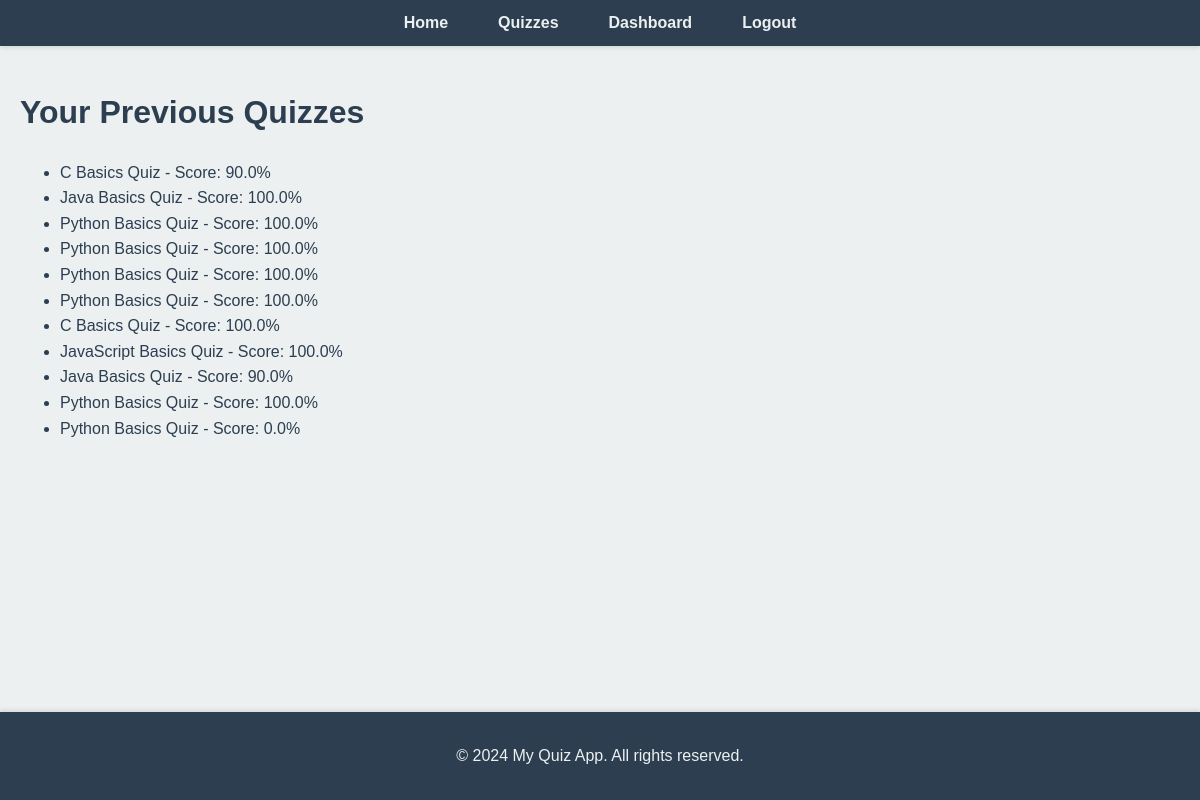
/previous_quizzes/ (signed in), run on the app's committed database.
### learning/models.py (models this page shows, shortened)
class StudentQuiz(models.Model):
    student = models.ForeignKey(Student, on_delete=models.CASCADE)
    quiz = models.ForeignKey(Quiz, on_delete=models.CASCADE)
    score = models.FloatField()
    num_correct = models.IntegerField(default=0)
    num_incorrect = models.IntegerField(default=0)
    completed_at = models.DateTimeField(auto_now_add=True)
    time_taken = models.FloatField(null=True, blank=True)

class Quiz(models.Model):
    title = models.CharField(max_length=200)
    description = models.TextField(blank=True, null=True)
    created_at = models.DateTimeField(auto_now_add=True)

### learning/views.py (the view)
# urls.py: path('previous_quizzes/', views.previous_quizzes, name='previous_quizzes'),
@login_required
def previous_quizzes(request):
    student_quizzes = StudentQuiz.objects.filter(student=request.user.student).order_by('-completed_at')
    return render(request, 'previous_quizzes.html', {'student_quizzes': student_quizzes})

### learning/templates/previous_quizzes.html (shortened to what this page needs)
{% extends 'base.html' %}
{% block content %}
<h1>Your Previous Quizzes</h1>
<ul>
    {% for quiz in student_quizzes %}
        <li>{{ quiz.quiz.title }} - Score: {{ quiz.score }}%</li>
    {% endfor %}
</ul>
{% endblock %}

### learning/templates/base.html (shortened to what this page needs)
<!DOCTYPE html>
<html lang="en">
<head>
    {% load static %}
    <link rel="stylesheet" href="{% static 'css/style.css' %}">
    <link rel="stylesheet" href="https://cdnjs.cloudflare.com/ajax/libs/font-awesome/6.0.0-beta3/css/all.min.css">
</head>
<body>
    <div class="content-wrapper">
        <header>
            <nav>
                <ul>
                    <li><a href="{% url 'home' %}" class="{% if request.resolver_match.url_name == 'home' %}active{% endif %}">Home</a></li>
                    <li><a href="{% url 'quiz_list' %}" class="{% if request.resolver_match.url_name == 'quiz_list' %}active{% endif %}">Quizzes</a></li>
                    <li><a href="{% url 'dashboard' %}" class="{% if request.resolver_match.url_name == 'dashboard' %}active{% endif %}">Dashboard</a></li>
                    <li>
                        <a href="#" onclick="document.getElementById('logout-form').submit(); return false;">Logout</a>
                    </li>
                </ul>
            </nav>
        </header>
        <div class="container">
            {% block content %}{% endblock %}
        </div>
    </div>
    <footer>
        <p>&copy; 2024 My Quiz App. All rights reserved.</p>
    </footer>
</body>
</html>

### static/css/style.css (style rules this page uses)
html, body { height: 100%; margin: 0; padding: 0; display: flex; flex-direction: column; }
body { font-family: 'Segoe UI', Tahoma, Geneva, Verdana, sans-serif; background-color: #f0f2f5; color: #333; line-height: 1.6; flex: 1; }
.container { max-width: 1200px; margin: 0 auto; padding: 20px; flex: 1; }
footer { background-color: #2c3e50; color: #ecf0f1; padding: 15px 0; text-align: center; box-shadow: 0 -2px 4px rgba(0, 0, 0, 0.1); flex-shrink: 0; margin-top: auto; }

### learning/templates/base.html (style rules this page uses)
body { font-family: 'Arial', sans-serif; background-color: #ecf0f1; color: #2c3e50; margin: 0; padding: 0; display: flex; flex-direction: column; min-height: 100vh; }
.content-wrapper { flex: 1; }
header { background-color: #2c3e50; padding: 10px 0; box-shadow: 0 2px 4px rgba(0, 0, 0, 0.1); }
nav ul { list-style-type: none; padding: 0; margin: 0; display: flex; justify-content: center; align-items: center; }
nav ul li { margin: 0 15px; }
nav ul li a { color: #ecf0f1; text-decoration: none; font-weight: bold; padding: 5px 10px; transition: color 0.3s ease; }
.container { padding: 20px; max-width: 1200px; margin: 0 auto; }
footer { background-color: #2c3e50; color: #ecf0f1; padding: 15px 0; text-align: center; box-shadow: 0 -2px 4px rgba(0, 0, 0, 0.1); }

### data on the page
StudentQuiz: quiz "C Basics Quiz", score "90.0"
StudentQuiz: quiz "Java Basics Quiz", score "100.0"
StudentQuiz: quiz "Python Basics Quiz", score "100.0"
StudentQuiz: quiz "Python Basics Quiz", score "100.0"
StudentQuiz: quiz "Python Basics Quiz", score "100.0"
StudentQuiz: quiz "Python Basics Quiz", score "100.0"
StudentQuiz: quiz "C Basics Quiz", score "100.0"
StudentQuiz: quiz "JavaScript Basics Quiz", score "100.0"
StudentQuiz: quiz "Java Basics Quiz", score "90.0"
StudentQuiz: quiz "Python Basics Quiz", score "100.0"
StudentQuiz: quiz "Python Basics Quiz", score "0.0"
